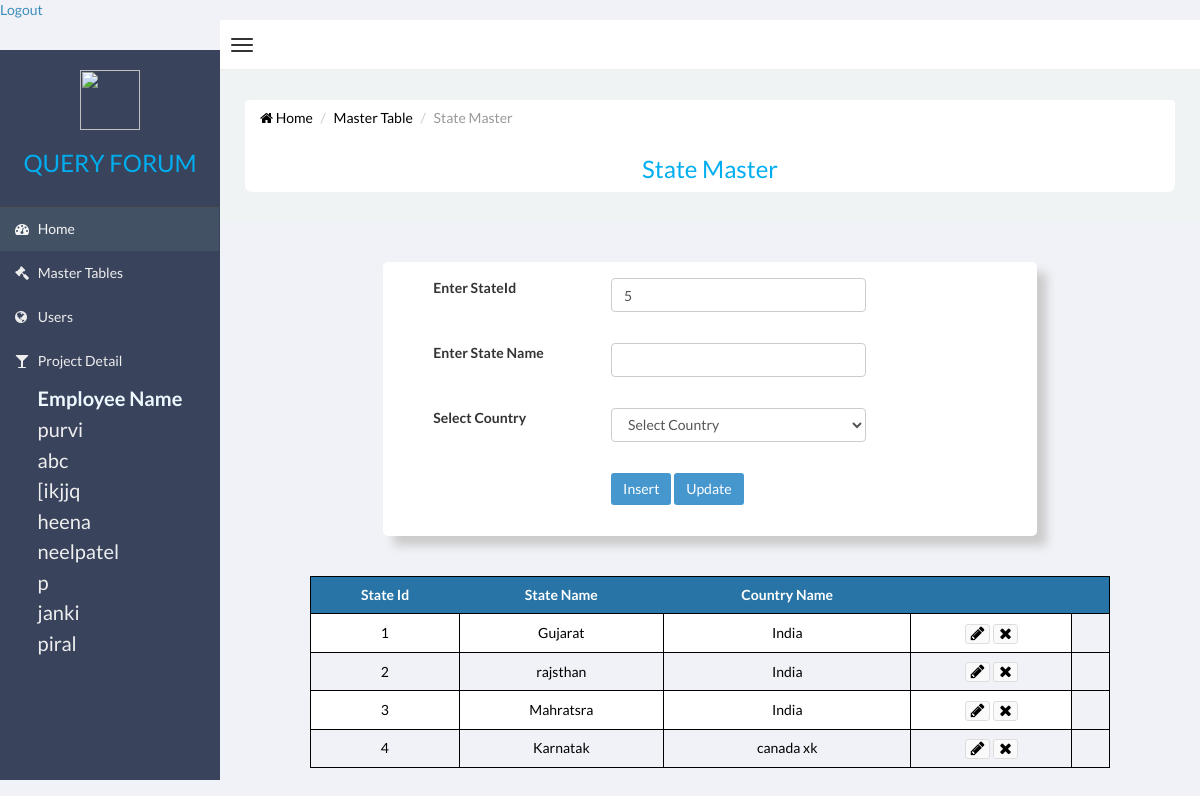
The app's page /web/Master/statemaster.php with its own data.
### tables this page shows
CREATE TABLE `employeemaster` (
  `EmployeeId` int(11) NOT NULL,
  `EmployeeName` varchar(20) NOT NULL,
  `Address` text NOT NULL,
  `ContactNo` int(11) NOT NULL,
  `CityId` int(11) NOT NULL,
  `UserName` varchar(20) NOT NULL
);

CREATE TABLE `statemaster` (
  `StateId` int(11) NOT NULL,
  `StateName` varchar(20) NOT NULL,
  `CountryId` int(11) NOT NULL
);

CREATE TABLE `countrymaster` (
  `CountryId` int(11) NOT NULL,
  `CountryName` varchar(20) NOT NULL
);

### web/Master/statemaster.php (the view, shortened to what this page needs)
<!DOCTYPE html PUBLIC "-//W3C//DTD XHTML 1.0 Transitional//EN" "http://www.w3.org/TR/xhtml1/DTD/xhtml1-transitional.dtd">
<html xmlns="http://www.w3.org/1999/xhtml">
<head>
	<link rel="stylesheet" type="text/css" href="css/admin.css">
    <link href="css/bootstrap.min.css" rel="stylesheet" type="text/css" />
    <link href="css/font-awesome.min.css" rel="stylesheet" type="text/css" />
    <link href="css/ionicons.min.css" rel="stylesheet" type="text/css" />
    <link href="css/morris/morris.css" rel="stylesheet" type="text/css" />
    <link href="css/jvectormap/jquery-jvectormap-1.2.2.css" rel="stylesheet" type="text/css" />
    <link href="css/datepicker/datepicker3.css" rel="stylesheet" type="text/css" />
    <link href="css/daterangepicker/daterangepicker-bs3.css" rel="stylesheet" type="text/css" />
    <link href="css/iCheck/all.css" rel="stylesheet" type="text/css" />
    <link href="css/style.css" rel="stylesheet" type="text/css" />
		<?php
	$StateId=$StateName=$CountryName=$CountryId="";
	 $qry= mysql_query("select max(StateId)+1 from statemaster");
								   $stateid=mysql_fetch_row($qry);
								   $StateId=$stateid[0];
?>
</head>
 <body class="skin-black   ">
        <header class="header">
           <a href="../employee/login.php">Logout</a>
            <nav class="navbar navbar-static-top" role="navigation">
                <a href="#" class="navbar-btn sidebar-toggle" data-toggle="offcanvas" role="button">
                    <span class="icon-bar"></span>
                    <span class="icon-bar"></span>
                    <span class="icon-bar"></span>
                </a>
                    </nav>
                </header>
                <div class="wrapper row-offcanvas row-offcanvas-left">
                    <aside class="left-side sidebar-offcanvas">
                        <section class="sidebar">
							<div class="row logomargin">
							<center>
							<img src="image/logo.png" height="60px" width="60px" />
								<h3 class="logofont">QUERY FORUM</h3>
							</center>
							</div>
                            <ul class="sidebar-menu">
                                <li class="active">
                                    <a href="../index.php">
                                        <i class="fa fa-dashboard"></i> <span>Home</span>
                                    </a>
                                </li>
                                <li>
                                    <a href="mainmasterpage.php">
                                        <i class="fa fa-gavel"></i> <span>Master Tables</span>
                                    </a>
                                </li>
                                <li>
                                    <a href="../user/mainuserpage.php">
                                        <i class="fa fa-globe"></i> <span>Users</span>
                                    </a>
                                </li>
                                <li>
                                    <a href="../project/mainprojectpage.php">
                                        <i class="fa fa-glass"></i> <span>Project Detail</span>
                                     </a>
                                </li>
                            </ul>
                            <?php
							$qry = mysql_query("select EmployeeId,EmployeeName from employeemaster");
							echo "<center>";
							echo "<table>";
							echo "<th class='font'>Employee Name</th>";
							if($qry)
	  {
	     while($rw=mysql_fetch_assoc($qry))
		 {
		 extract($rw);
		 echo "<tr><td class='font'><a href='#' onclick=showPopup($EmployeeId,'".$EmployeeName."');>$EmployeeName</a></td></tr>";
		 }
	  }
							echo "</table>";
							echo "</center>";
							?>
                        </section>
                    </aside>
                    <aside class="right-side">
	  <section class="content">
	<div class="row bgwhite margin">
			<ul class="breadcrumb">
                                <li><a href="../index.php"><i class="fa fa-home"></i> Home</a></li>
                                <li><a href="mainmasterpage.php">Master Table</a></li>
								<li class="logofont active">State Master</li>
      </ul>
		<center><h3 class="logofont">State Master</h3></center>
	</div>
</section>
	<div class="col-xs-offset-2 col-lg-8">
		<div class="row bg">
			<div class="form-group">
                                   <div class="row">
                                   <div class="col-lg-4">  </div>
                                   <div class="col-lg-5"> </div>
                                   </div>
          </div>
			 <form method="post" action="">
                           <div class="form-group">
                           <div class="row">
                           <div class="col-lg-4">
                          	 <label class="black">Enter StateId</label>
                           </div>
                            <div class="col-lg-5">
     <input type="text" name="stateid" class="form-control" required="Enter StateId" value="<?php if(isset($StateId)) { echo $StateId; }?>" />
                            </div>
                            </div>
               </div>
                                   <div class="form-group">
                                   <div class="row">
                                   <div class="col-lg-4">  </div>
                                   <div class="col-lg-5"> </div>
                                   </div>
                                   </div>
                           <div class="form-group">
                           <div class="row">
                           <div class="col-lg-4">
                          	 <label class="black">Enter State Name</label>
                           </div>
                            <div class="col-lg-5">
  <input type="text" name="statename" class="form-control" required="Enter State Name" value="<?php if(isset($StateName)) { echo $StateName; }?> "/>
                            </div>
                            </div>
               </div>
                            		<div class="form-group">
                                   <div class="row">
                                   <div class="col-lg-4">  </div>
                                   <div class="col-lg-5"> </div>
                                   </div>
                                   </div>
                                   	<div class="form-group">
                                   <div class="row">
                                   <div class="col-lg-4">
                                   <label class="black">Select Country</label>
                                   </div>
                                   <div class="col-lg-5">
                                   <select name="CountryId" class="form-control">
                                   <option>Select Country</option>
</select>
                                   </div>
                                   </div>
                                   </div>
                                   <div class="form-group">
                                   <div class="row">
                                   <div class="col-lg-4">  </div>
                                   <div class="col-lg-5"> </div>
                                   </div>
                                   </div>
                             <div class="form-group">
                             <div class="row">
                                   <div class="col-lg-4">  </div>
                                   <div class="col-lg-5">
                                   <input type="submit" class="btn btn-primary" name="insert" value="Insert" />
                                   <input type="submit" class="btn btn-primary" name="update" value="Update" />
                                   </div>
                               </div>
               </div>
                              		 <div class="form-group">
                                   <div class="row">
                                   <div class="col-lg-12"></div>
                                   </div>
                                   </div>
          </form>
	</div>
	</div>
<div  class="show">
<?php
     $qry = mysql_query("select StateId,StateName,CountryId from statemaster");
	 echo "<center>";
	  echo "<table class='table-responsive'>";
	  echo "<tr><th> State Id </th><th> State Name </th><th>Country Name</th><th></th><th></th></tr>";
	  if($qry)
	  {
	     while($rw=mysql_fetch_assoc($qry))
		 {
		 extract($rw);
		    $qry1 = mysql_query("select countryname from countrymaster where countryid=$CountryId");
			$rw1 = mysql_fetch_row($qry1);
		 echo "<tr><td>$StateId</td><td>$StateName</td><td>".$rw1[0]."</td>
		 <td>
		  <button class='btn btn-default btn-xs'>
		<a href=?stateid=$StateId&flg=Edit><i class='fa fa-pencil'></a></i></button>
		  <button class='btn btn-default btn-xs'>
		 <a href=?stateid=$StateId&flg=Delete><i class='fa fa-times'></a></i></button></td></tr>";
		 }
	  }
      echo "</table>";
	  echo "</center>";
?>
        </div>
</body>
</html>

### web/Master/css/admin.css (style rules this page uses)
.logomargin { margin-top:20px; margin-bottom:20px; }
.logofont { color:#00AEEF; }
.margin { margin-left:30px; margin-right:30px; border-radius:7px; }
.bgwhite { background:#FFFFFF; }
.bg { margin-top:40px; background:#FFF; border-radius:5px; box-shadow: 10px 10px 10px #CCCCCC; margin-bottom:40px; }
.black { padding-left:50px; }
.show table { border-collapse: collapse; width:800px; margin-bottom:20px; text-align-last:center; font-size:14px; color:#000000; }
.show table, .show tr,.show td { border: 1px solid black; vertical-align:middle; color:#000; text-align-last:center; }
.show tr { height:10px; }
.show th { text-align-last:center; background-color:#2874A6; color:#FFFFFF; }
.show tr,.show td,.show th { padding:8px; text-align:left; }
.show tr:nth-child(even) { background-color:#FFFFFF; }
.show i { color:black; font-size:16px; }
.show1 table, .show tr,.show td { border: 1px solid black; vertical-align:middle; color:#000; }
.font { font-size:20px; color: aliceblue; }

### records on screen
employeemaster: EmployeeName "purvi"
employeemaster: EmployeeName "abc"
employeemaster: EmployeeName "[ikjjq"
employeemaster: EmployeeName "heena"
employeemaster: EmployeeName "neelpatel"
employeemaster: EmployeeName "p"
employeemaster: EmployeeName "janki"
employeemaster: EmployeeName "piral"
statemaster: StateId "1", StateName "Gujarat", CountryId.CountryName "India"
statemaster: StateId "2", StateName "rajsthan", CountryId.CountryName "India"
statemaster: StateId "3", StateName "Mahratsra", CountryId.CountryName "India"
statemaster: StateId "4", StateName "Karnatak", CountryId.CountryName "canada xk"
